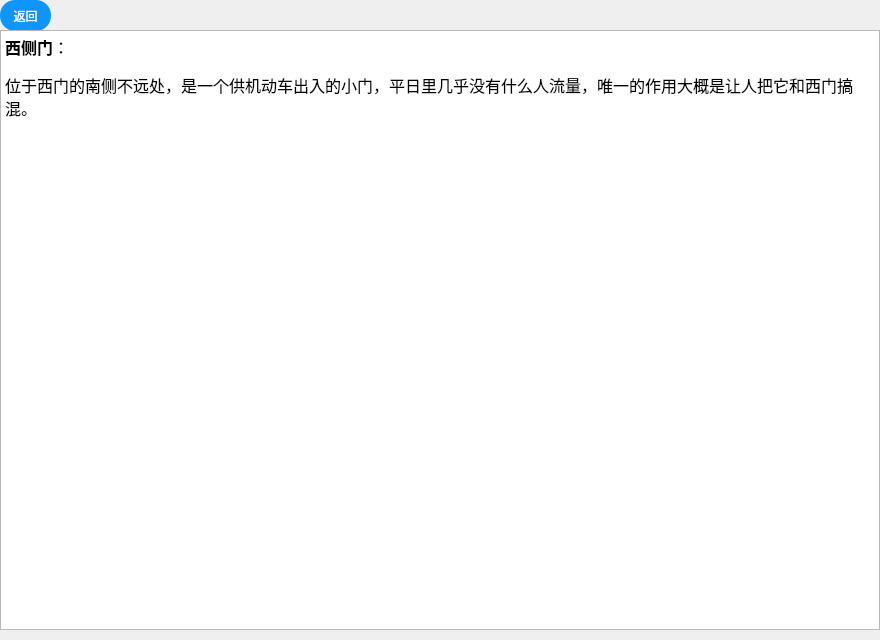
<?xml version="1.0" encoding="UTF-8"?>
<ui version="4.0">
 <class>d_xicemen</class>
 <widget class="QDialog" name="d_xicemen">
  <property name="geometry">
   <rect>
    <x>0</x>
    <y>0</y>
    <width>880</width>
    <height>640</height>
   </rect>
  </property>
  <property name="windowTitle">
   <string>Dialog</string>
  </property>
  <widget class="QPushButton" name="pushButton">
   <property name="geometry">
    <rect>
     <x>0</x>
     <y>0</y>
     <width>51</width>
     <height>31</height>
    </rect>
   </property>
   <property name="styleSheet">
    <string notr="true">QPushButton
{
    font-family:Microsoft Yahei;
    font:=20px;
    color:white;
    background-color:rgb(14 , 150 , 254);
    border-radius:15px;
    height:20px;
    width:20px;
}

QPushButton:hover
{
    background-color:rgb(44 , 137 , 255);
}

QPushButton:pressed
{
    background-color:rgb(14 , 150 , 254);
    padding-left:3px;
    padding-top:3px;
}</string>
   </property>
   <property name="text">
    <string>返回</string>
   </property>
  </widget>
  <widget class="QTextBrowser" name="textBrowser">
   <property name="geometry">
    <rect>
     <x>0</x>
     <y>30</y>
     <width>880</width>
     <height>600</height>
    </rect>
   </property>
   <property name="html">
    <string>&lt;!DOCTYPE HTML PUBLIC &quot;-//W3C//DTD HTML 4.0//EN&quot; &quot;http://www.w3.org/TR/REC-html40/strict.dtd&quot;&gt;
&lt;html&gt;&lt;head&gt;&lt;meta name=&quot;qrichtext&quot; content=&quot;1&quot; /&gt;&lt;meta charset=&quot;utf-8&quot; /&gt;&lt;style type=&quot;text/css&quot;&gt;
p, li { white-space: pre-wrap; }
hr { height: 1px; border-width: 0; }
li.unchecked::marker { content: &quot;\2610&quot;; }
li.checked::marker { content: &quot;\2612&quot;; }
&lt;/style&gt;&lt;/head&gt;&lt;body style=&quot; font-family:'Microsoft YaHei UI'; font-size:9pt; font-weight:400; font-style:normal;&quot;&gt;
&lt;p style=&quot; margin-top:0px; margin-bottom:0px; margin-left:0px; margin-right:0px; -qt-block-indent:0; text-indent:0px;&quot;&gt;&lt;span style=&quot; font-family:'楷体'; font-size:12pt; font-weight:700;&quot;&gt;西侧门&lt;/span&gt;&lt;span style=&quot; font-family:'楷体'; font-size:12pt;&quot;&gt;：&lt;/span&gt; &lt;/p&gt;
&lt;p style=&quot;-qt-paragraph-type:empty; margin-top:0px; margin-bottom:0px; margin-left:0px; margin-right:0px; -qt-block-indent:0; text-indent:0px;&quot;&gt;&lt;br /&gt;&lt;/p&gt;
&lt;p style=&quot; margin-top:0px; margin-bottom:0px; margin-left:0px; margin-right:0px; -qt-block-indent:0; text-indent:0px;&quot;&gt;&lt;span style=&quot; font-family:'楷体'; font-size:12pt;&quot;&gt;位于西门的南侧不远处，是一个供机动车出入的小门，平日里几乎没有什么人流量，唯一的作用大概是让人把它和西门搞混。&lt;/span&gt; &lt;/p&gt;
&lt;p style=&quot; margin-top:0px; margin-bottom:0px; margin-left:0px; margin-right:0px; -qt-block-indent:0; text-indent:0px;&quot;&gt;&lt;img src=&quot;:/d/dGate/xicemen.jpg&quot; /&gt;&lt;/p&gt;&lt;/body&gt;&lt;/html&gt;</string>
   </property>
  </widget>
 </widget>
 <resources/>
 <connections/>
</ui>
